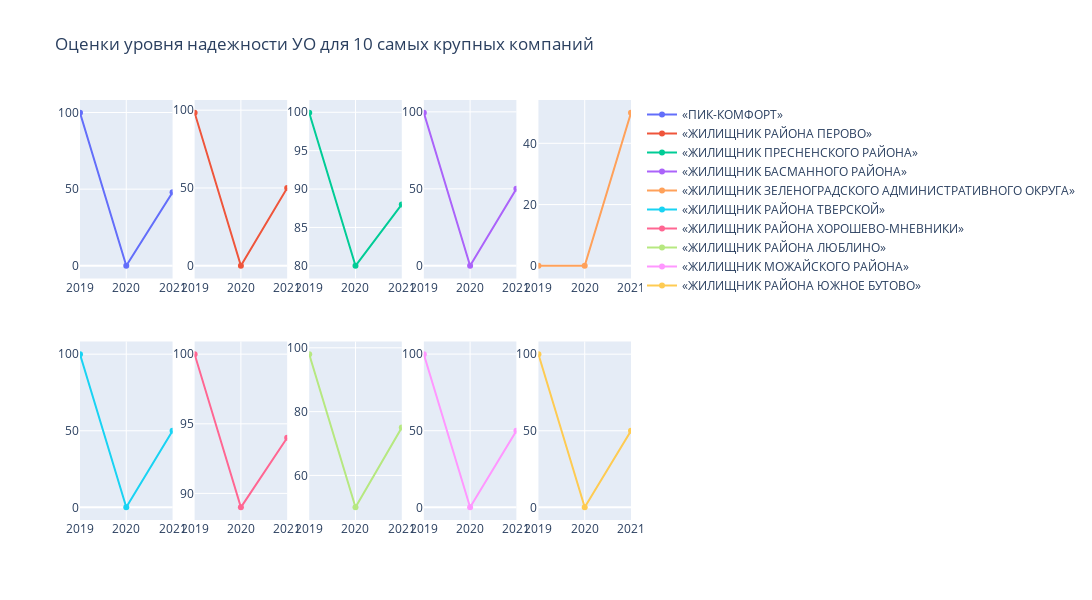

Notebook source saved alongside this figure:
### Code cell
years = [2019, 2020, 2021]

row=1
col=1

fig = make_subplots(rows=2, cols=5)

for company in top_companies_in_2021:
    fig.add_trace(
        go.Scatter(x=years,
                   y=[rates_for_top_companies_2019[rates_for_top_companies_2019['company'] == company]['reliability_level'].iloc[0],
                      rates_for_top_companies_2020[rates_for_top_companies_2020['company'] == company]['reliability_level'].iloc[0],
                      rates_for_top_companies_2021[rates_for_top_companies_2021['company'] == company]['reliability_level'].iloc[0]],
                   name=company),
        row=row, col=col
    )

    if col == 5:
        row+=1
        col=0

    col+=1

fig.update_xaxes(range=[2019, 2021], dtick=1)

fig.update_layout(
    height=600, 
    width=1400, 
    title_text='Оценки уровня надежности УО для 10 самых крупных компаний'
)

fig.show()

display(Image(filename='img/reliability_lvl.png', width=800))

### Figure 1 — Plotly figure (JSON) as saved in the notebook; plotly's stock layout.template omitted (floating-point values rounded to 4 significant figures)
{"data": [{"name": "«ПИК-КОМФОРТ»", "type": "scatter", "x": [2019, 2020, 2021], "xaxis": "x", "y": [99.9, 0, 48], "yaxis": "y"}, {"name": "«ЖИЛИЩНИК РАЙОНА ПЕРОВО»", "type": "scatter", "x": [2019, 2020, 2021], "xaxis": "x2", "y": [98.4, 0, 50], "yaxis": "y2"}, {"name": "«ЖИЛИЩНИК ПРЕСНЕНСКОГО РАЙОНА»", "type": "scatter", "x": [2019, 2020, 2021], "xaxis": "x3", "y": [99.95, 80, 88], "yaxis": "y3"}, {"name": "«ЖИЛИЩНИК БАСМАННОГО РАЙОНА»", "type": "scatter", "x": [2019, 2020, 2021], "xaxis": "x4", "y": [99.45, 0, 50], "yaxis": "y4"}, {"name": "«ЖИЛИЩНИК ЗЕЛЕНОГРАДСКОГО АДМИНИСТРАТИВНОГО ОКРУГА»", "type": "scatter", "x": [2019, 2020, 2021], "xaxis": "x5", "y": [0, 0, 50], "yaxis": "y5"}, {"name": "«ЖИЛИЩНИК РАЙОНА ТВЕРСКОЙ»", "type": "scatter", "x": [2019, 2020, 2021], "xaxis": "x6", "y": [100, 0, 50], "yaxis": "y6"}, {"name": "«ЖИЛИЩНИК РАЙОНА ХОРОШЕВО-МНЕВНИКИ»", "type": "scatter", "x": [2019, 2020, 2021], "xaxis": "x7", "y": [100, 89, 94], "yaxis": "y7"}, {"name": "«ЖИЛИЩНИК РАЙОНА ЛЮБЛИНО»", "type": "scatter", "x": [2019, 2020, 2021], "xaxis": "x8", "y": [98, 50, 75], "yaxis": "y8"}, {"name": "«ЖИЛИЩНИК МОЖАЙСКОГО РАЙОНА»", "type": "scatter", "x": [2019, 2020, 2021], "xaxis": "x9", "y": [99.95, 0, 50], "yaxis": "y9"}, {"name": "«ЖИЛИЩНИК РАЙОНА ЮЖНОЕ БУТОВО»", "type": "scatter", "x": [2019, 2020, 2021], "xaxis": "x10", "y": [100, 0, 50], "yaxis": "y10"}], "layout": {"height": 600, "title": {"text": "Оценки уровня надежности УО для 10 самых крупных компаний"}, "width": 1400, "xaxis": {"anchor": "y", "domain": [0, 0.168], "dtick": 1, "range": [2019, 2021]}, "xaxis10": {"anchor": "y10", "domain": [0.832, 1], "dtick": 1, "range": [2019, 2021]}, "xaxis2": {"anchor": "y2", "domain": [0.208, 0.376], "dtick": 1, "range": [2019, 2021]}, "xaxis3": {"anchor": "y3", "domain": [0.416, 0.584], "dtick": 1, "range": [2019, 2021]}, "xaxis4": {"anchor": "y4", "domain": [0.624, 0.792], "dtick": 1, "range": [2019, 2021]}, "xaxis5": {"anchor": "y5", "domain": [0.832, 1], "dtick": 1, "range": [2019, 2021]}, "xaxis6": {"anchor": "y6", "domain": [0, 0.168], "dtick": 1, "range": [2019, 2021]}, "xaxis7": {"anchor": "y7", "domain": [0.208, 0.376], "dtick": 1, "range": [2019, 2021]}, "xaxis8": {"anchor": "y8", "domain": [0.416, 0.584], "dtick": 1, "range": [2019, 2021]}, "xaxis9": {"anchor": "y9", "domain": [0.624, 0.792], "dtick": 1, "range": [2019, 2021]}, "yaxis": {"anchor": "x", "domain": [0.575, 1]}, "yaxis10": {"anchor": "x10", "domain": [0, 0.425]}, "yaxis2": {"anchor": "x2", "domain": [0.575, 1]}, "yaxis3": {"anchor": "x3", "domain": [0.575, 1]}, "yaxis4": {"anchor": "x4", "domain": [0.575, 1]}, "yaxis5": {"anchor": "x5", "domain": [0.575, 1]}, "yaxis6": {"anchor": "x6", "domain": [0, 0.425]}, "yaxis7": {"anchor": "x7", "domain": [0, 0.425]}, "yaxis8": {"anchor": "x8", "domain": [0, 0.425]}, "yaxis9": {"anchor": "x9", "domain": [0, 0.425]}}}
